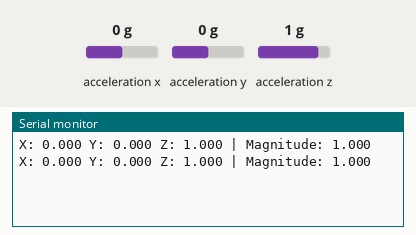
Bench run of a sketch on a simulated Arduino Nano 33 IoT. On the bench: the last lines printed to the serial monitor. The test bench sets the inputs (shaded band); at power-on: acceleration x 0 g, acceleration y 0 g, acceleration z 1 g. WiFi joins after 1.5 s; servers stay silent unless stated.

Above: at 5.7 s.
5.8 s: acceleration x set to -1.4 g
At 7.0 s:
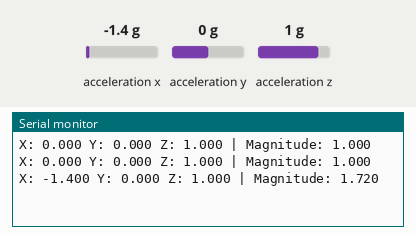
7.3 s: acceleration y set to -1.4 g
At 8.3 s:
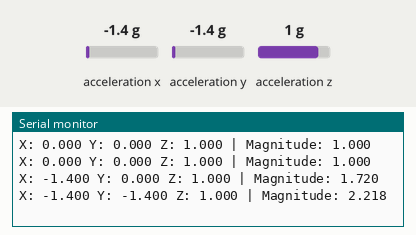
8.8 s: acceleration z set to -1.4 g
At 10.3 s:
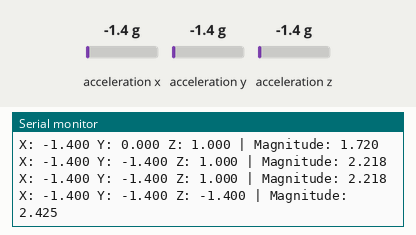
Timing chart, 0 to 11.8 s (numbered marks = the images above; inputs shaded):
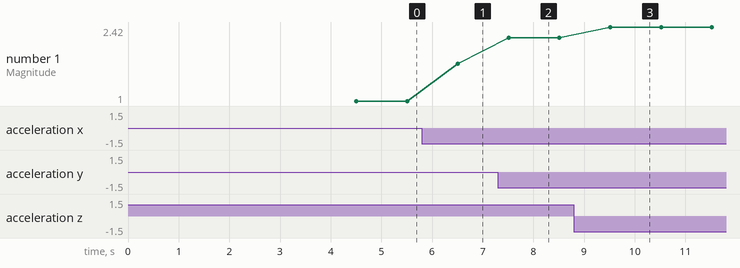

Measured:
- after the input at 5.8 s, the serial monitor: prints a new line after 0.71 s (image 1)
- after the input at 7.3 s, the serial monitor: prints a new line after 0.21 s (image 2)
- after the input at 8.8 s, the serial monitor: prints a new line after 0.72 s (image 3)
- plotted number 1: 1 → 1.72 after the input at 5.8 s, 1.72 → 2.22 after the input at 7.3 s, 2.22 → 2.42 after the input at 8.8 s

The sketch:

Earthquackdetection.ino
```cpp
#include "thingProperties.h"
#include <Arduino_LSM6DS3.h>
#include <math.h>
void setup() {
  Serial.begin(9600);
  delay(3000);  // startup delay
  initProperties();  // cloud properties
  ArduinoCloud.begin(ArduinoIoTPreferredConnection);
  setDebugMessageLevel(2);
  ArduinoCloud.printDebugInfo();

  if (!IMU.begin()) {
    Serial.println("Failed to initialize IMU!");
    while (1);
  }
}
void loop() {
  float x, y, z;
  if (IMU.accelerationAvailable()) {
    IMU.readAcceleration(x, y, z);
    float magnitude = sqrt(x*x + y*y + z*z);

    Serial.print("X: "); Serial.print(x, 3);
    Serial.print(" Y: "); Serial.print(y, 3);
    Serial.print(" Z: "); Serial.print(z, 3);
    Serial.print(" | Magnitude: "); Serial.println(magnitude, 3);

    if (magnitude > 1.2) {   // threshold for vibration
      alarmShake = true;
      alarmStatus = "WARNING: Vibration Detected!";
    } else {
      alarmShake = false;
      alarmStatus = "OFF";
    }

    ArduinoCloud.update();
  }

  delay(1000);
}
void onResetAlarmChange() {
  if (resetAlarm) {
    alarmShake = false;
    alarmStatus = "OK";
    resetAlarm = false;
  }
}
```

thingProperties.h
```cpp
#ifndef THINGPROPERTIES_H
#define THINGPROPERTIES_H

#include <ArduinoIoTCloud.h>
#include <Arduino_ConnectionHandler.h>

void onResetAlarmChange();

const char SSID[] = "KAPOOR";
const char PASS[] = "11111111";

// Use correct Arduino IoT Cloud types
CloudBool alarmShake;
CloudString alarmStatus;
CloudBool resetAlarm;

void initProperties() {
  ArduinoCloud.addProperty(alarmShake, READWRITE, ON_CHANGE, NULL);
  ArduinoCloud.addProperty(alarmStatus, READWRITE, ON_CHANGE, NULL);
  ArduinoCloud.addProperty(resetAlarm, READWRITE, ON_CHANGE, onResetAlarmChange);
}

WiFiConnectionHandler ArduinoIoTPreferredConnection(SSID, PASS);

#endif
```
